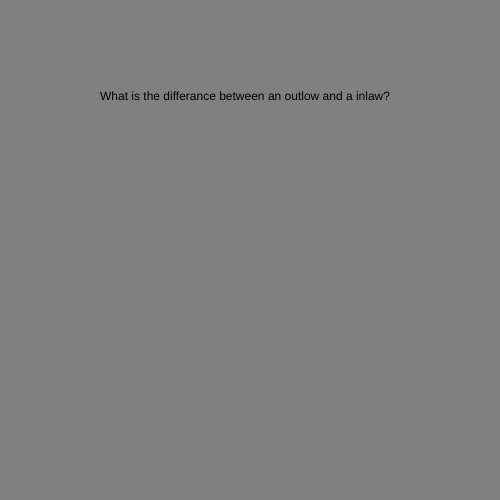
Frame 1 (no input)
Frame 60 (no input): identical to frame 1, image omitted
Frame 120 (the mouse pressed at the canvas centre since frame 60): identical to frame 1, image omitted

The p5.js sketch that drew this single still picture (run headless with seeded random() and noise() and a simulated clock; from frame 60 on, the mouse is pressed at the canvas centre):

// p5.js sketch
// ── sketch.js
var myState = 0
var secounds = 0;
var myVar;

function setup() {
  createCanvas(500, 500);
  myVar = window.setInterval(timerFunction, 5000);

}

function draw() {
  text(secounds, 10, 10);
  switch (myState) {

    case 0:
      background(128);
      text("What is the differance between an outlow and a inlaw?", 100, 100);

      break;

    case 1:
      background(128);

      text("A outlaw is wanted", 100, 100);

      break;



  }





}

function timerFunction() {
  myState = (myState + 1) % 2;

  console.log(myState);

  secounds = secounds + 1;

}
